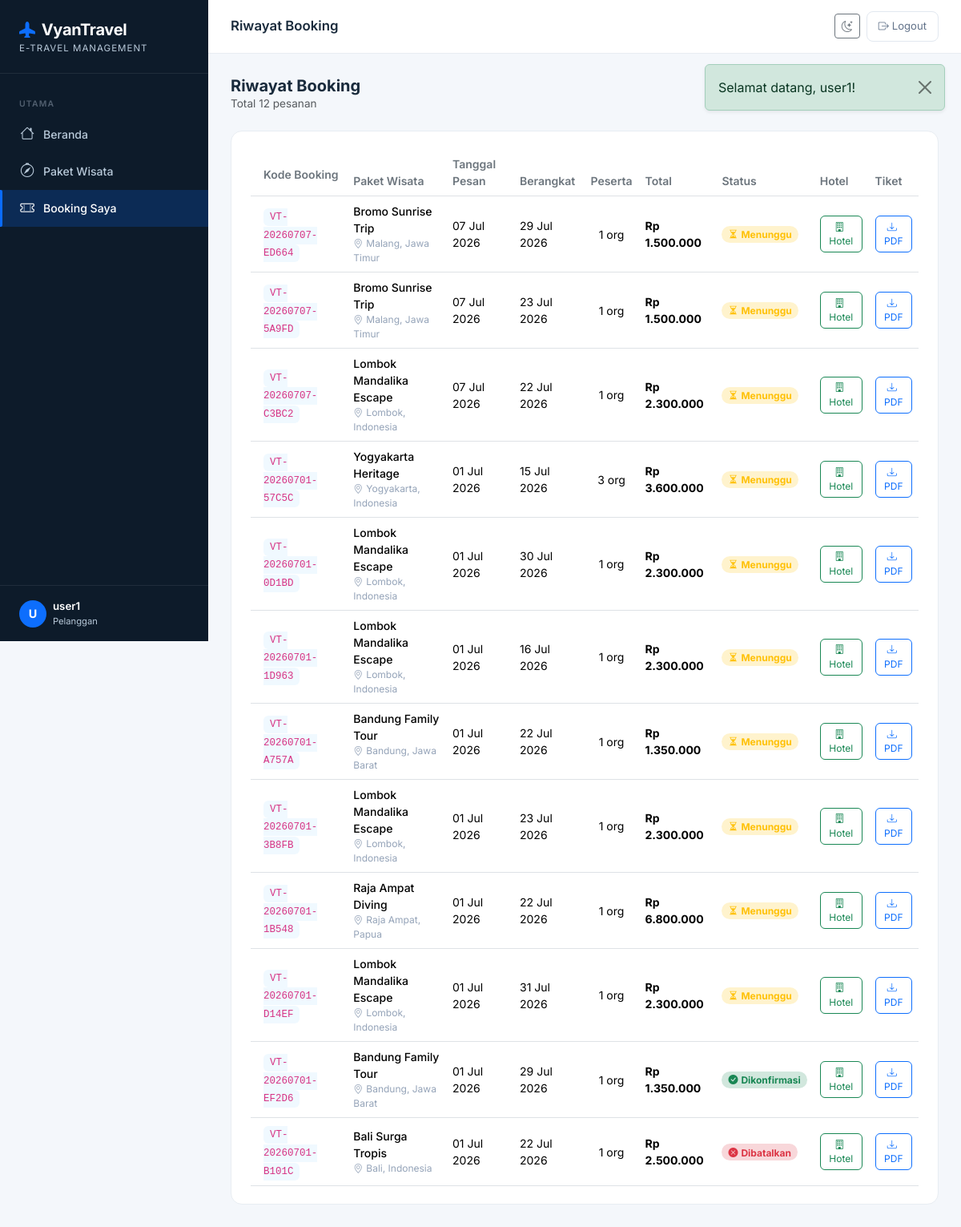
/pelanggan/booking (signed in), run on the app's committed database.
### tables this page shows
CREATE TABLE `bookings` (
  `id` int(10) UNSIGNED NOT NULL,
  `kode_booking` varchar(20) NOT NULL,
  `user_id` int(10) UNSIGNED NOT NULL,
  `paket_id` int(10) UNSIGNED NOT NULL,
  `tanggal_pesan` date NOT NULL,
  `tanggal_berangkat` date NOT NULL,
  `jumlah_peserta` tinyint(3) UNSIGNED DEFAULT 1,
  `total_harga` decimal(14,2) NOT NULL,
  `status` enum('pending','dikonfirmasi','dibatalkan') DEFAULT 'pending',
  `catatan` text DEFAULT NULL,
  `pdf_path` varchar(255) DEFAULT NULL,
  `created_at` timestamp NOT NULL DEFAULT current_timestamp()
);

CREATE TABLE `paket_wisata` (
  `id` int(10) UNSIGNED NOT NULL,
  `nama_paket` varchar(150) NOT NULL,
  `destinasi` varchar(150) NOT NULL,
  `harga` decimal(12,2) NOT NULL,
  `deskripsi` text DEFAULT NULL,
  `foto` varchar(255) DEFAULT NULL,
  `durasi_hari` tinyint(3) UNSIGNED DEFAULT 1,
  `kuota` smallint(5) UNSIGNED DEFAULT 10,
  `status` enum('aktif','nonaktif') DEFAULT 'aktif',
  `created_at` timestamp NOT NULL DEFAULT current_timestamp(),
  `updated_at` timestamp NOT NULL DEFAULT current_timestamp() ON UPDATE current_timestamp()
);

### app/Core/BaseController.php (called while the page is built, shortened)
<?php
abstract class BaseController {
    protected function view(string $view, array $data = [], string $layout = 'layouts/main'): void {
        extract($data, EXTR_SKIP);
        $viewFile   = APP_PATH . '/Views/' . $view . '.php';
        require $viewFile;
    }
}

### app/Controllers/PelangganController.php (called while the page is built, shortened)
<?php
require_once APP_PATH . '/Core/BaseController.php';
require_once APP_PATH . '/Models/BookingModel.php';
class PelangganController extends BaseController {
    private BookingModel      $bookingModel;
    public function __construct() {
        $this->bookingModel      = new BookingModel();
    }
    public function bookingList(): void {
        $this->view('pelanggan/booking', [
            'title'    => 'Riwayat Booking',
            'bookings' => $this->bookingModel->getByUser((int) $_SESSION['user_id']),
        ]);
    }
}

### public/index.php (called while the page is built, shortened)
<?php
require_once ROOT_PATH . '/config/Database.php';
require_once ROOT_PATH . '/app/Core/Router.php';
require_once ROOT_PATH . '/app/Core/BaseController.php';
$router = new Router();
$router->get('/',          ['AuthController', 'showLogin']);
$router->get('/login',     ['AuthController', 'showLogin']);
$router->post('/login',    ['AuthController', 'login']);
$router->get('/register',  ['AuthController', 'showRegister']);
$router->post('/register', ['AuthController', 'register']);
$router->get('/logout',    ['AuthController', 'logout']);
$router->get('/admin/dashboard',                ['AdminController', 'dashboard']);
$router->get('/admin/paket',                    ['AdminController', 'paketIndex']);
$router->get('/admin/paket/create',             ['AdminController', 'paketCreate']);
$router->post('/admin/paket/store',             ['AdminController', 'paketStore']);
$router->get('/admin/paket/:id/edit',           ['AdminController', 'paketEdit']);
$router->post('/admin/paket/:id/update',        ['AdminController', 'paketUpdate']);
$router->post('/admin/paket/:id/delete',        ['AdminController', 'paketDelete']);
$router->get('/admin/booking',                  ['AdminController', 'bookingIndex']);
$router->post('/admin/booking/:id/status',      ['AdminController', 'bookingUpdateStatus']);
$router->get('/pelanggan/dashboard',            ['PelangganController', 'dashboard']);
$router->get('/pelanggan/paket',                ['PelangganController', 'paketList']);
$router->get('/pelanggan/paket/:id',            ['PelangganController', 'paketDetail']);
$router->post('/pelanggan/booking/store',       ['PelangganController', 'bookingStore']);
$router->get('/pelanggan/booking',              ['PelangganController', 'bookingList']);
$router->get('/pelanggan/booking/:id/hotel',    ['PelangganController', 'hotelOptions']);
$router->post('/pelanggan/hotel-booking/store', ['PelangganController', 'hotelBookingStore']);
$router->get('/pelanggan/booking/:id/download', ['PelangganController', 'downloadTiket']);
$router->dispatch(
    $_SERVER['REQUEST_METHOD'],
    $_SERVER['REQUEST_URI']
);

### app/Models/BookingModel.php (called while the page is built, shortened)
<?php
require_once ROOT_PATH . '/config/Database.php';
class BookingModel {
    private PDO $db;
    public function __construct() {
        $this->db = Database::getConnection();
    }
    public function getByUser(int $userId): array {
        $stmt = $this->db->prepare(
            "SELECT b.*, p.nama_paket, p.destinasi, p.foto
               FROM bookings b
               JOIN paket_wisata p ON b.paket_id = p.id
              WHERE b.user_id = :user_id
              ORDER BY b.created_at DESC"
        );
        $stmt->execute([':user_id' => $userId]);
        return $stmt->fetchAll();
    }
}

### config/Database.php (called while the page is built, shortened)
<?php
class Database {
    private static ?PDO $instance = null;
    private static string $host    = 'localhost';
    private static string $db      = 'vyantravel_db';
    private static string $user    = 'root';
    private static string $pass    = '';
    private static string $charset = 'utf8mb4';
    public static function getConnection(): PDO {
        if (self::$instance === null) {
            $dsn = "mysql:host=" . self::$host
                 . ";dbname=" . self::$db
                 . ";charset=" . self::$charset;
            $options = [
                PDO::ATTR_ERRMODE            => PDO::ERRMODE_EXCEPTION,
                PDO::ATTR_DEFAULT_FETCH_MODE => PDO::FETCH_ASSOC,
                PDO::ATTR_EMULATE_PREPARES   => false,
            ];
            try {
                self::$instance = new PDO($dsn, self::$user, self::$pass, $options);
            } catch (PDOException $e) {
                error_log("DB Connection Error: " . $e->getMessage());
                http_response_code(500);
                die(json_encode(['error' => 'Koneksi database gagal. Silakan coba lagi nanti.']));
            }
        }
        return self::$instance;
    }
}

### app/Views/pelanggan/booking.php (the view, shortened to what this page needs)
<div class="d-flex justify-content-between align-items-center mb-4">
    <div>
        <h5 class="fw-700 mb-0">Riwayat Booking</h5>
        <p class="text-muted mb-0 fs-85">Total <?= count($bookings) ?> pesanan</p>
    </div>
    <a href="<?= BASE_URL ?>/pelanggan/paket" class="btn btn-primary rounded-3 px-4">
    </a>
</div>
<?php if (empty($bookings)): ?>
<div class="stat-card text-center py-5">
    <i class="bi bi-ticket-perforated fs-3rem text-secondary-soft d-block mb-3"></i>
    <h6 class="text-secondary-soft">Belum ada booking</h6>
    <p class="text-muted fs-85">Temukan paket wisata impianmu dan mulai perjalananmu!</p>
    <a href="<?= BASE_URL ?>/pelanggan/paket" class="btn btn-primary rounded-3 mt-1">Jelajahi Paket Wisata</a>
</div>
<?php else: ?>
<div class="stat-card">
    <div class="table-responsive">
        <table class="table table-hover align-middle mb-0 fs-875">
            <thead class="bg-light">
                <tr>
                    <th class="py-3 ps-3 fw-600 text-secondary">Kode Booking</th>
                    <th class="fw-600 text-secondary">Paket Wisata</th>
                    <th class="fw-600 text-secondary">Tanggal Pesan</th>
                    <th class="fw-600 text-secondary">Berangkat</th>
                    <th class="fw-600 text-secondary">Peserta</th>
                    <th class="fw-600 text-secondary">Total</th>
                    <th class="fw-600 text-secondary">Status</th>
                    <th class="fw-600 text-secondary">Hotel</th>
                    <th class="fw-600 text-secondary">Tiket</th>
                </tr>
            </thead>
            <tbody>
            <?php foreach ($bookings as $b): ?>
            <tr>
                <td class="ps-3">
                    <code class="fs-78 bg-soft px-2 py-1 rounded"><?= htmlspecialchars($b['kode_booking']) ?></code>
                </td>
                <td>
                    <div class="fw-500"><?= htmlspecialchars($b['nama_paket']) ?></div>
                    <div class="fs-75 text-muted-soft">
                        <i class="bi bi-geo-alt me-1"></i><?= htmlspecialchars($b['destinasi']) ?>
                    </div>
                </td>
                <td><?= date('d M Y', strtotime($b['created_at'])) ?></td>
                <td><?= date('d M Y', strtotime($b['tanggal_berangkat'])) ?></td>
                <td class="text-center"><?= $b['jumlah_peserta'] ?> org</td>
                <td><strong>Rp <?= number_format($b['total_harga'], 0, ',', '.') ?></strong></td>
                <td>
                    <?php
                    $statusConfig = [
                        'pending'      => ['warning', 'Menunggu', 'bi-hourglass-split'],
                        'dikonfirmasi' => ['success', 'Dikonfirmasi', 'bi-check-circle-fill'],
                        'dibatalkan'   => ['danger',  'Dibatalkan', 'bi-x-circle-fill'],
                    ];
                    [$sc, $label, $icon] = $statusConfig[$b['status']] ?? ['secondary', 'Unknown', 'bi-question'];
                    ?>
                    <span class="badge bg-<?= $sc ?>-subtle text-<?= $sc ?> rounded-pill px-2 fs-75">
                        <i class="<?= $icon ?> me-1"></i><?= $label ?>
                    </span>
                </td>
                <td>
                    <a href="<?= BASE_URL ?>/pelanggan/booking/<?= $b['id'] ?>/hotel"
                       class="btn btn-sm btn-outline-success rounded-2 btn-sm-xs"
                       title="Pilih penginapan">
                        <i class="bi bi-building me-1"></i>Hotel
                    </a>
                </td>
                <td>
                    <a href="<?= BASE_URL ?>/pelanggan/booking/<?= $b['id'] ?>/download"
                       class="btn btn-sm btn-outline-primary rounded-2 btn-sm-xs"
                       title="Unduh E-Ticket PDF">
                        <i class="bi bi-download me-1"></i>PDF
                    </a>
                </td>
            </tr>
            <?php endforeach; ?>
            </tbody>
        </table>
    </div>
</div>
<?php endif; ?>

### app/Core/Router.php (shortened to what this page needs)
<?php
class Router {
    private array $routes = [];
    public function get(string $path, array $handler): void {
        $this->routes['GET'][$path] = $handler;
    }
    public function post(string $path, array $handler): void {
        $this->routes['POST'][$path] = $handler;
    }
    public function dispatch(string $method, string $uri): void {
        $uri = strtok($uri, '?');
        $uri = urldecode($uri);
        $base = rtrim(dirname($_SERVER['SCRIPT_NAME']), '/');
        $uri  = '/' . ltrim(substr($uri, strlen($base)), '/');
        $uri  = ($uri === '') ? '/' : $uri;
        $routes = $this->routes[$method] ?? [];
        foreach ($routes as $route => $handler) {
            $pattern = preg_replace('#:([a-zA-Z0-9_]+)#', '(?P<$1>[^/]+)', $route);
            $pattern = '#^' . $pattern . '$#';
            if (preg_match($pattern, $uri, $matches)) {
                [$controllerClass, $methodName] = $handler;
                $params = array_filter($matches, 'is_string', ARRAY_FILTER_USE_KEY);
                $ctrl   = new $controllerClass();
                $ctrl->$methodName(...array_values($params));
                return;
            }
        }
    }
}

### app/Views/layouts/main.php (style rules this page uses)
:root { --vt-primary: #0A6CFF; --vt-primary-d: #0052CC; --vt-accent: #FF6B35; --vt-sidebar-w: 260px; --vt-sidebar-bg:#0D1B2A; --vt-sidebar-txt:#B8C9D9; --vt-sidebar-active:#0A6CFF; }
* { box-sizing: border-box; }
body { font-family: 'Inter', sans-serif; background: #F4F7FB; color: #1A2B3C; min-height: 100vh; }
.table-responsive { overflow-x: auto; -webkit-overflow-scrolling: touch; }
@media (min-width: 992px) { .btn { min-height: auto; } }
.stat-card { background: #fff; border-radius: 14px; padding: 22px 24px; border: 1px solid #E8EDF2; position: relative; overflow: hidden; }
.stat-card code { font-size: .85rem; }
.fs-875 { font-size: .875rem !important; }
.fs-85 { font-size: .85rem !important; }
.fs-78 { font-size: .78rem !important; }
.fs-75 { font-size: .75rem !important; }
.fw-700 { font-weight: 700 !important; }
.fw-600 { font-weight: 600 !important; }
.fw-500 { font-weight: 500 !important; }
.bg-soft { background-color: #F0F9FF !important; }
.text-muted-soft { color: #94A3B8 !important; }
.btn-sm-xs { font-size: .75rem !important; }

### data on the page
bookings: kode_booking "VT-20260707-ED664", paket.nama_paket "Bromo Sunrise Trip", paket.destinasi "Malang, Jawa Timur", created_at "07 Jul 2026", tanggal_berangkat "29 Jul 2026", jumlah_peserta "1", total_harga "1.500.000", label "Menunggu"
bookings: kode_booking "VT-20260707-5A9FD", paket.nama_paket "Bromo Sunrise Trip", paket.destinasi "Malang, Jawa Timur", created_at "07 Jul 2026", tanggal_berangkat "23 Jul 2026", jumlah_peserta "1", total_harga "1.500.000", label "Menunggu"
bookings: kode_booking "VT-20260707-C3BC2", paket.nama_paket "Lombok Mandalika Escape", paket.destinasi "Lombok, Indonesia", created_at "07 Jul 2026", tanggal_berangkat "22 Jul 2026", jumlah_peserta "1", total_harga "2.300.000", label "Menunggu"
bookings: kode_booking "VT-20260701-57C5C", paket.nama_paket "Yogyakarta Heritage", paket.destinasi "Yogyakarta, Indonesia", created_at "01 Jul 2026", tanggal_berangkat "15 Jul 2026", jumlah_peserta "3", total_harga "3.600.000", label "Menunggu"
bookings: kode_booking "VT-20260701-0D1BD", paket.nama_paket "Lombok Mandalika Escape", paket.destinasi "Lombok, Indonesia", created_at "01 Jul 2026", tanggal_berangkat "30 Jul 2026", jumlah_peserta "1", total_harga "2.300.000", label "Menunggu"
bookings: kode_booking "VT-20260701-1D963", paket.nama_paket "Lombok Mandalika Escape", paket.destinasi "Lombok, Indonesia", created_at "01 Jul 2026", tanggal_berangkat "16 Jul 2026", jumlah_peserta "1", total_harga "2.300.000", label "Menunggu"
bookings: kode_booking "VT-20260701-A757A", paket.nama_paket "Bandung Family Tour", paket.destinasi "Bandung, Jawa Barat", created_at "01 Jul 2026", tanggal_berangkat "22 Jul 2026", jumlah_peserta "1", total_harga "1.350.000", label "Menunggu"
bookings: kode_booking "VT-20260701-3B8FB", paket.nama_paket "Lombok Mandalika Escape", paket.destinasi "Lombok, Indonesia", created_at "01 Jul 2026", tanggal_berangkat "23 Jul 2026", jumlah_peserta "1", total_harga "2.300.000", label "Menunggu"
bookings: kode_booking "VT-20260701-1B548", paket.nama_paket "Raja Ampat Diving", paket.destinasi "Raja Ampat, Papua", created_at "01 Jul 2026", tanggal_berangkat "22 Jul 2026", jumlah_peserta "1", total_harga "6.800.000", label "Menunggu"
bookings: kode_booking "VT-20260701-D14EF", paket.nama_paket "Lombok Mandalika Escape", paket.destinasi "Lombok, Indonesia", created_at "01 Jul 2026", tanggal_berangkat "31 Jul 2026", jumlah_peserta "1", total_harga "2.300.000", label "Menunggu"
bookings: kode_booking "VT-20260701-EF2D6", paket.nama_paket "Bandung Family Tour", paket.destinasi "Bandung, Jawa Barat", created_at "01 Jul 2026", tanggal_berangkat "29 Jul 2026", jumlah_peserta "1", total_harga "1.350.000", label "Dikonfirmasi"
bookings: kode_booking "VT-20260701-B101C", paket.nama_paket "Bali Surga Tropis", paket.destinasi "Bali, Indonesia", created_at "01 Jul 2026", tanggal_berangkat "22 Jul 2026", jumlah_peserta "1", total_harga "2.500.000", label "Dibatalkan"

### other printed values
count($bookings) "12"
